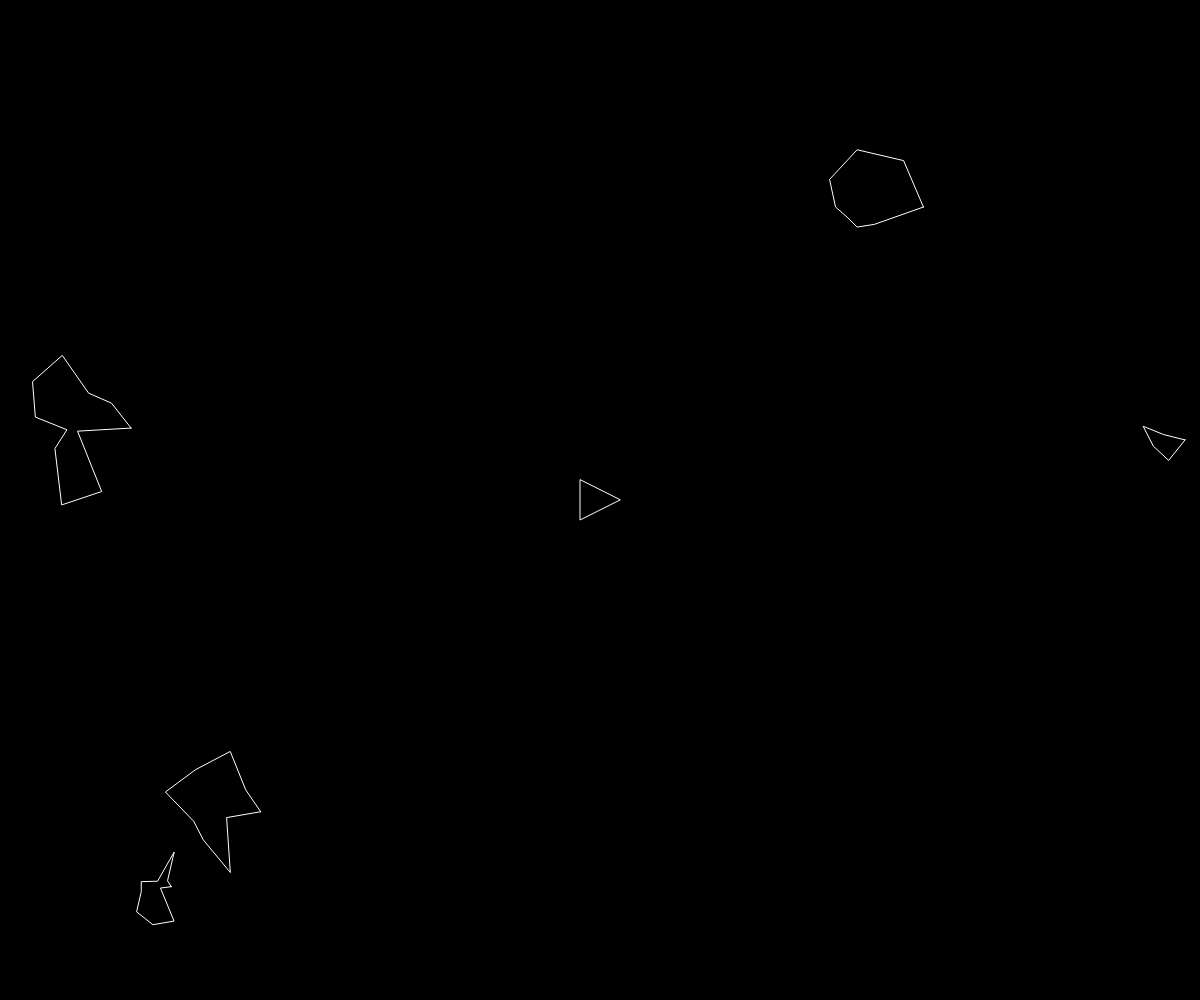
Frame 1 (no input)
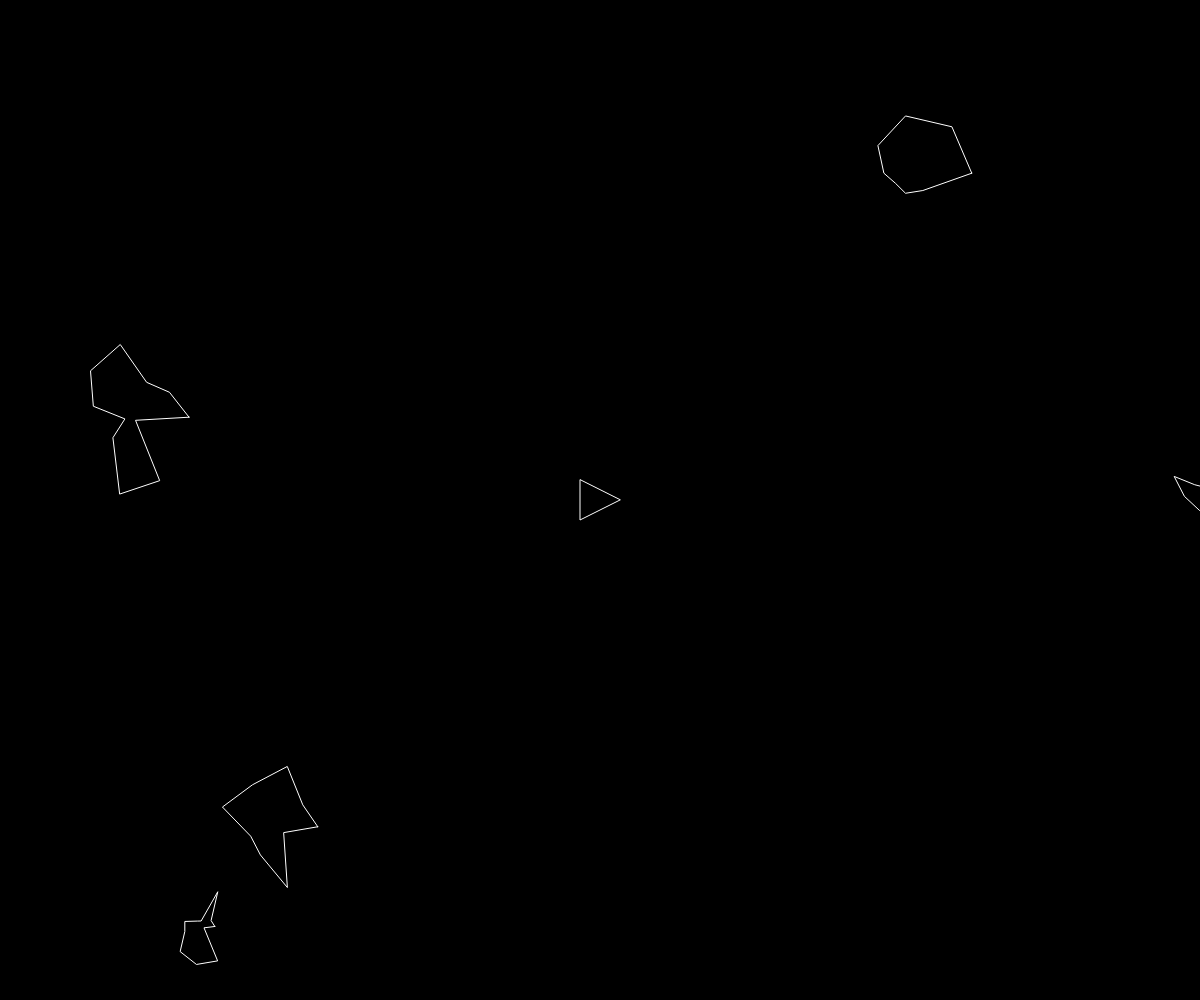
Frame 60 (no input)
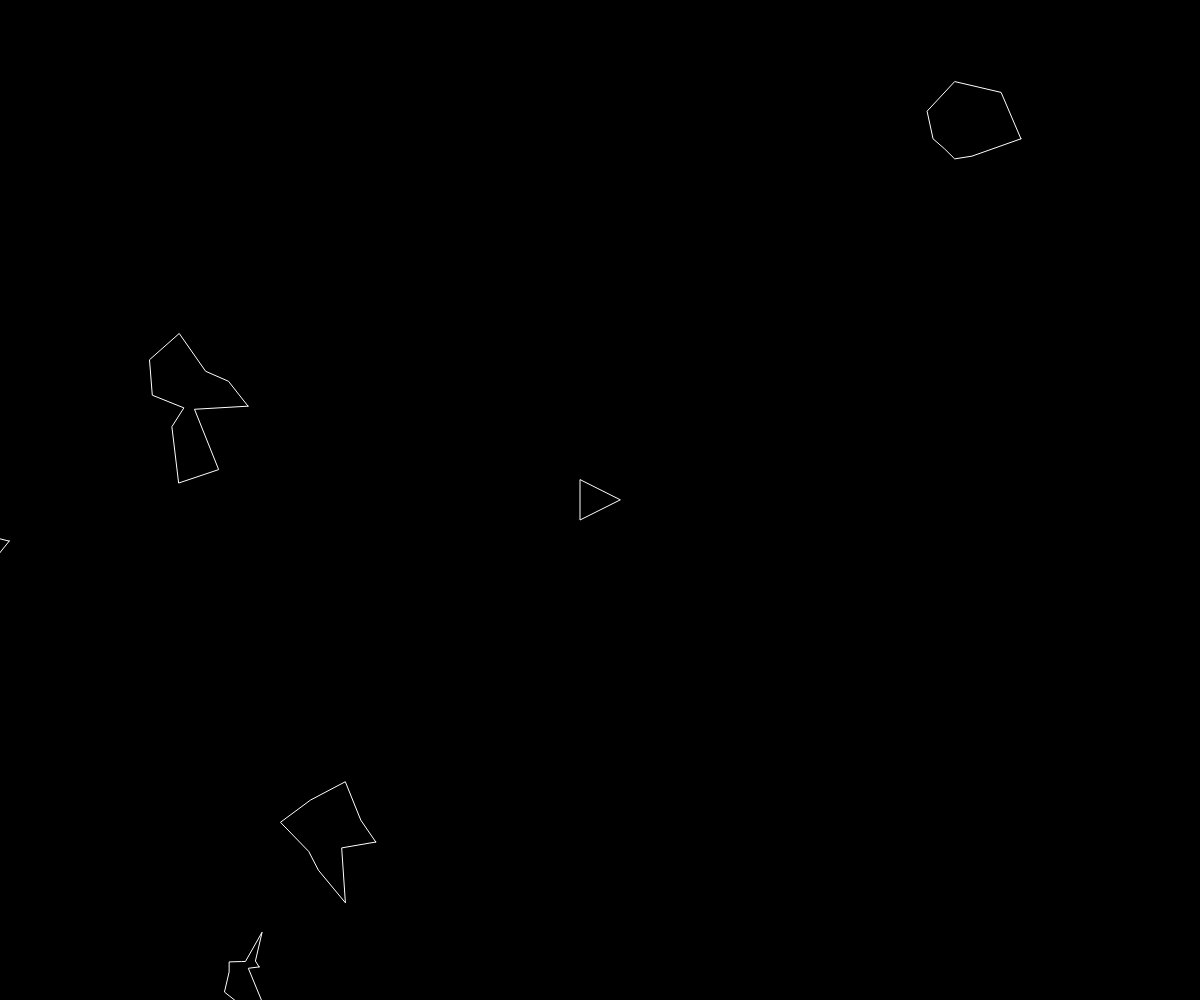
Frame 120 (the mouse pressed at the canvas centre since frame 60)

The p5.js sketch that drew these frames (run headless with seeded random() and noise() and a simulated clock; from frame 60 on, the mouse is pressed at the canvas centre):

// p5.js sketch
// ── sketch.js
var ship;
var asteroids = [];
var lasers = [];

function setup() {
  createCanvas(windowWidth, windowHeight);
  ship = new Ship();
  for (var i = 0; i < 5; i++) {
    asteroids.push(new Asteroid());
  }
}

function draw() {
  background(0);

  for (var i = 0; i < asteroids.length; i++) {
    if (ship.hits(asteroids[i])) {
      console.log('ooops!');
    }
    asteroids[i].render();
    asteroids[i].update();
    asteroids[i].edges();
  }

  for (var i = lasers.length-1; i >= 0; i--) {
    lasers[i].render();
    lasers[i].update();
    if (lasers[i].offscreen()) {
      lasers.splice(i, 1);
    } else {
      for (var j = asteroids.length-1; j >= 0; j--) {
        if (lasers[i].hits(asteroids[j])) {
          if (asteroids[j].r > 10) {
            var newAsteroids = asteroids[j].breakup();
            asteroids = asteroids.concat(newAsteroids);
          }
          asteroids.splice(j, 1);
          lasers.splice(i, 1);
          break;
        }
      }
    }
  }

  console.log(lasers.length);

  ship.render();
  ship.turn();
  ship.update();
  ship.edges();
}


function keyReleased() {
  ship.setRotation(0);
  ship.boosting(false);
}

function keyPressed() {
  if (key == ' ') {
    lasers.push(new Laser(ship.pos, ship.heading));
  } else if (keyCode == RIGHT_ARROW) {
    ship.setRotation(0.1);
  } else if (keyCode == LEFT_ARROW) {
    ship.setRotation(-0.1);
  } else if (keyCode == UP_ARROW) {
    ship.boosting(true);
  }
}


// ── asteroid.js
function Asteroid(pos, r) {
  if (pos) {
    this.pos = pos.copy();
  } else {
    this.pos = createVector(random(width), random(height));
  }
  if (r) {
    this.r = r * 0.5;
  } else {
    this.r = random(15, 50);
  }

  this.vel = p5.Vector.random2D();
  this.total = floor(random(5, 15));
  this.offset = [];
  for (var i = 0; i < this.total; i++) {
    this.offset[i] = random(-this.r, this.r)
  }

  this.update = function() {
    this.pos.add(this.vel);
  }

  this.render = function() {
    push();
    stroke(255);
    noFill();
    translate(this.pos.x, this.pos.y);
    // ellipse(0, 0, this.r * 2);
    beginShape();
    for (var i = 0; i < this.total; i++) {
      var angle = map(i, 0, this.total, 0, TWO_PI);
      var r = this.r + this.offset[i];
      var x = r * cos(angle);
      var y = r * sin(angle);
      vertex(x, y);
    }
    endShape(CLOSE)
    pop();
  }

  this.breakup = function() {
    var newA = [];
    newA[0] = new Asteroid(this.pos, this.r);
    newA[1] = new Asteroid(this.pos, this.r);
    return newA;
  }

  this.edges = function() {
    if (this.pos.x > width + this.r) {
      this.pos.x = -this.r;
    } else if (this.pos.x < -this.r) {
      this.pos.x = width + this.r;
    }
    if (this.pos.y > height + this.r) {
      this.pos.y = -this.r;
    } else if (this.pos.y < -this.r) {
      this.pos.y = height + this.r;
    }
  }
}

// ── laser.js
function Laser(spos, angle) {
  this.pos = createVector(spos.x, spos.y);
  this.vel = p5.Vector.fromAngle(angle);
  this.vel.mult(10);

  this.update = function() {
    this.pos.add(this.vel);
  }

  this.render = function() {
    push();
    stroke(255);
    strokeWeight(4);
    point(this.pos.x, this.pos.y);
    pop();
  }

  this.hits = function(asteroid) {
    var d = dist(this.pos.x, this.pos.y, asteroid.pos.x, asteroid.pos.y);
    if (d < asteroid.r ) {
      return true;
    } else {
      return false;
    }
  }

  this.offscreen = function() {
    if (this.pos.x > width || this.pos.x < 0) {
      return true;
    }
    if (this.pos.y > height || this.pos.y < 0) {
      return true;
    }
    return false;
  }
}

// ── ship.js
function Ship() {
  this.pos = createVector(width/2, height/2);
  this.r = 20;
  this.heading = 0;
  this.rotation = 0;
  this.vel = createVector(0, 0);
  this.isBoosting = false;

  this.boosting = function(b) {
    this.isBoosing = b;
  }

  this.update = function() {
    if (this.isBoosing) {
      this.boost();
    }
    this.pos.add(this.vel);
    this.vel.mult(0.99);
  }

  this.boost = function() {
    var force = p5.Vector.fromAngle(this.heading);
    force.mult(0.1);
    this.vel.add(force);
  }

  this.hits = function(asteroid) {
    var d = dist(this.pos.x, this.pos.y, asteroid.pos.x, asteroid.pos.y);
    if (d < this.r + asteroid.r) {
      return true;
    } else {
      return false;
    }
  }

  this.render = function() {
    push();
    translate(this.pos.x, this.pos.y);
    rotate(this.heading + PI/2);
    fill(0);
    stroke(255);
    triangle(-this.r, this.r, this.r, this.r, 0, -this.r);
    pop();
  }

  this.edges = function() {
    if (this.pos.x > width + this.r) {
      this.pos.x = -this.r;
    } else if (this.pos.x < -this.r) {
      this.pos.x = width + this.r;
    }
    if (this.pos.y > height + this.r) {
      this.pos.y = -this.r;
    } else if (this.pos.y < -this.r) {
      this.pos.y = height + this.r;
    }
  }

  this.setRotation = function(a) {
    this.rotation = a;
  }

  this.turn = function() {
    this.heading += this.rotation;
  }
}
